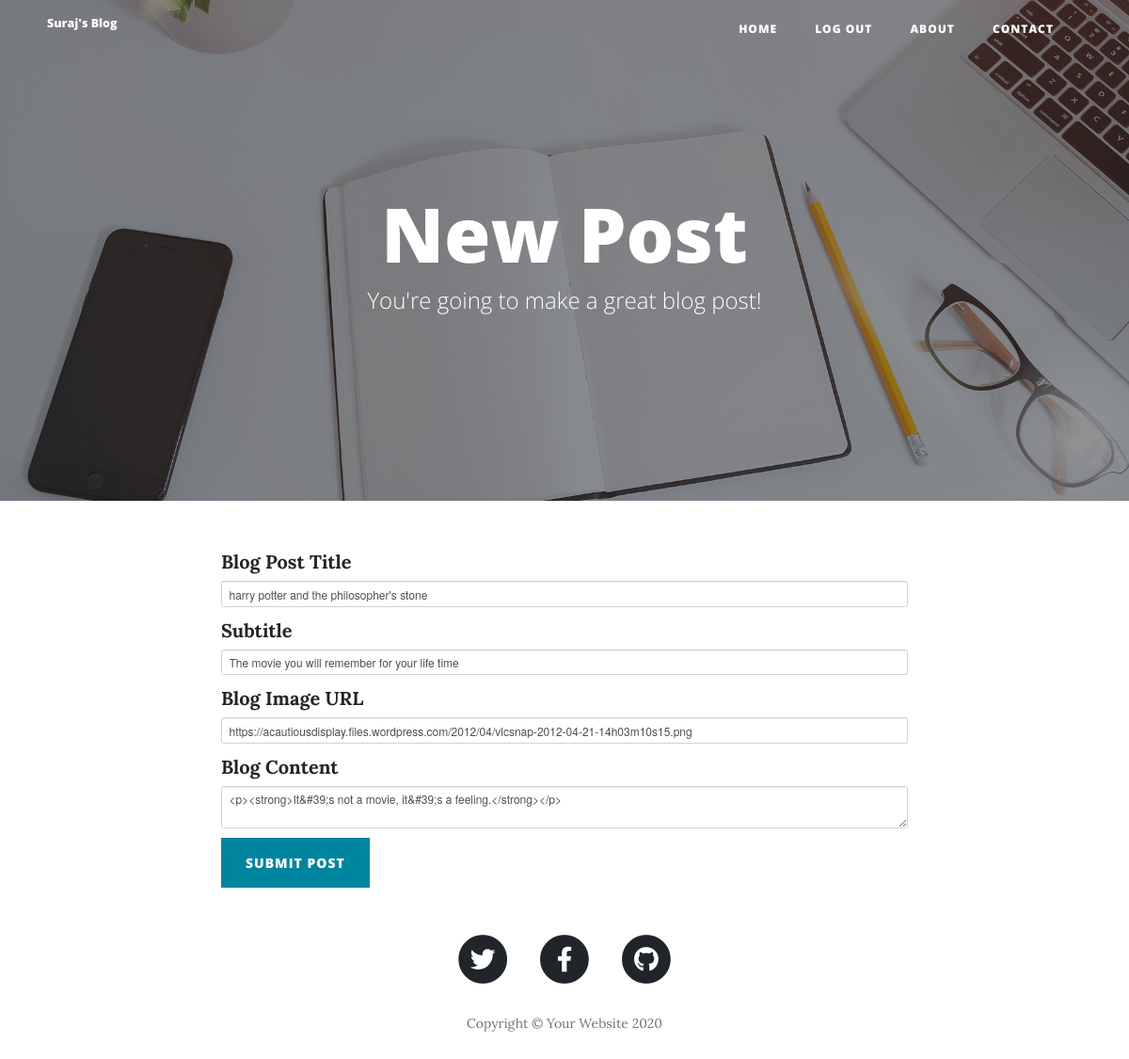
Page /edit-post/2 (signed in) on the committed database.
### main.py (models this page shows)
class BlogPost(db.Model):
    __tablename__ = "blog_posts"
    id = db.Column(db.Integer, primary_key=True)
    author_id = db.Column(db.Integer, db.ForeignKey("users.id"))
    author = relationship("User", back_populates="posts")
    title = db.Column(db.String(250), unique=True, nullable=False)
    subtitle = db.Column(db.String(250), nullable=False)
    date = db.Column(db.String(250), nullable=False)
    body = db.Column(db.Text, nullable=False)
    img_url = db.Column(db.String(250), nullable=False)
    comments = relationship("Comment", back_populates="parent_post")

### main.py (the view, shortened to what this page needs)
@app.route("/edit-post/<int:post_id>", methods=["POST", "GET"])
@admin_only
def edit_post(post_id):
    post = BlogPost.query.get(post_id)
    edit_form = CreatePostForm(
        title=post.title,
        subtitle=post.subtitle,
        img_url=post.img_url,
        author=post.author.name,
        body=post.body
    )
    return render_template("make-post.html", form=edit_form)

### forms.py
class CreatePostForm(FlaskForm):
    title = StringField("Blog Post Title", validators=[DataRequired()])
    subtitle = StringField("Subtitle", validators=[DataRequired()])
    img_url = StringField("Blog Image URL", validators=[DataRequired(), URL()])
    body = CKEditorField("Blog Content", validators=[DataRequired()])
    submit = SubmitField("Submit Post")

### main.py (called while the page is built)
@login_manager.user_loader
def load_user(user_id):
    return User.query.get(int(user_id))

def admin_only(func):
    @wraps(func)
    def decorated_function(*args, **kwargs):
        if current_user.id != 1:
            return abort(403)
        return func(*args, **kwargs)
    return decorated_function

### templates/make-post.html (shortened to what this page needs)
{% extends 'bootstrap/base.html' %}
{% import "bootstrap/wtf.html" as wtf %}
{% block content %}
{% include "header.html" %}
  <header class="masthead" style="background-image: url('{{ url_for('static', filename='img/edit-bg.jpg')}}')">
    <div class="overlay"></div>
    <div class="container">
      <div class="row">
        <div class="col-lg-8 col-md-10 mx-auto">
          <div class="page-heading">
            {% if is_edit: %}
            <h1>Edit Post</h1>
            {% else: %}
            <h1>New Post</h1>
            {% endif %}
            <span class="subheading">You're going to make a great blog post!</span>
          </div>
        </div>
      </div>
    </div>
  </header>
  <div class="container">
    <div class="row">
      <div class="col-lg-8 col-md-10 mx-auto">
        {{ wtf.quick_form(form, novalidate=True, button_map={"submit": "primary"}) }}
      </div>
    </div>
  </div>
{% include "footer.html" %}
{% endblock %}

### templates/header.html (shortened to what this page needs)
<!DOCTYPE html>
<html lang="en">
<head>
  <link href="{{ url_for('static', filename='vendor/bootstrap/css/bootstrap.min.css') }}" rel="stylesheet">
  <link href="{{ url_for('static', filename='vendor/fontawesome-free/css/all.min.css')}}" rel="stylesheet" type="text/css">
  <link href="{{ url_for('static', filename='css/clean-blog.min.css')}}" rel="stylesheet">
</head>
<body>
  <nav class="navbar navbar-expand-lg navbar-light fixed-top" id="mainNav">
    <div class="container">
      <a class="navbar-brand" href="{{url_for('get_all_posts')}}">Suraj's Blog</a>
      <div class="collapse navbar-collapse" id="navbarResponsive">
        <ul class="navbar-nav ml-auto">
          <li class="nav-item">
            <a class="nav-link" href="{{ url_for('get_all_posts') }}">Home</a>
          </li>
        {% if not current_user.is_authenticated: %}
          <li class="nav-item">
            <a class="nav-link" href="{{ url_for('login') }}">Login</a>
          </li>
          <li class="nav-item">
            <a class="nav-link" href="{{ url_for('register') }}">Register</a>
          </li>
      {% else: %}
          <li class="nav-item">
            <a class="nav-link" href="{{ url_for('logout') }}">Log Out</a>
          </li>
    {% endif %}
          <li class="nav-item">
            <a class="nav-link" href="{{ url_for('about') }}">About</a>
          </li>
          <li class="nav-item">
            <a class="nav-link" href="{{ url_for('contact') }}">Contact</a>
          </li>
        </ul>
      </div>
    </div>
  </nav>

### templates/footer.html (shortened to what this page needs)
  <footer>
    <div class="container">
      <div class="row">
        <div class="col-lg-8 col-md-10 mx-auto">
          <ul class="list-inline text-center">
            <li class="list-inline-item">
              <a href="#">
                <span class="fa-stack fa-lg">
                  <i class="fas fa-circle fa-stack-2x"></i>
                  <i class="fab fa-twitter fa-stack-1x fa-inverse"></i>
                </span>
              </a>
            </li>
            <li class="list-inline-item">
              <a href="#">
                <span class="fa-stack fa-lg">
                  <i class="fas fa-circle fa-stack-2x"></i>
                  <i class="fab fa-facebook-f fa-stack-1x fa-inverse"></i>
                </span>
              </a>
            </li>
            <li class="list-inline-item">
              <a href="#">
                <span class="fa-stack fa-lg">
                  <i class="fas fa-circle fa-stack-2x"></i>
                  <i class="fab fa-github fa-stack-1x fa-inverse"></i>
                </span>
              </a>
            </li>
          </ul>
          <p class="copyright text-muted">Copyright &copy; Your Website 2020</p>
        </div>
      </div>
    </div>
  </footer>
</body>
</html>

### rows in the picture
BlogPost: title "harry potter and the philosopher's stone", subtitle "The movie you will remember for your life time", img_url "https://acautiousdisplay.files.wordpress.com/2012/04/vlcsnap-2012-04-21-14h03m10s15.png", body "<p><strong>It&#39;s not a movie, it&#39;s a feeling.</strong></p>"
